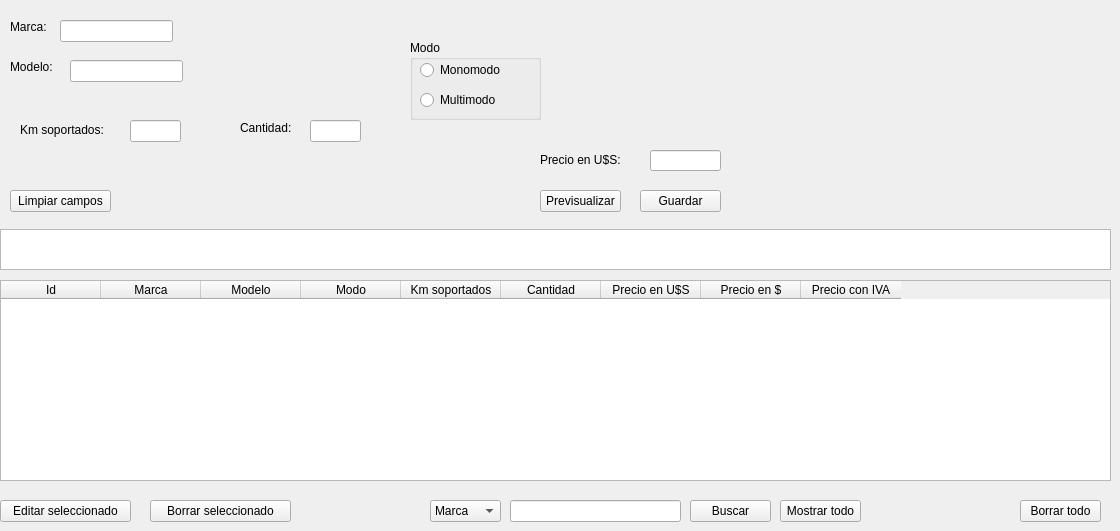
        <widget class="QWidget" name="tab_4">
         <attribute name="title">
          <string>Módulos SFP</string>
         </attribute>
         <widget class="QLabel" name="label_51">
          <property name="geometry">
           <rect>
            <x>10</x>
            <y>20</y>
            <width>59</width>
            <height>14</height>
           </rect>
          </property>
          <property name="text">
           <string>Marca:</string>
          </property>
         </widget>
         <widget class="QPushButton" name="pbtnGuardarSFP">
          <property name="geometry">
           <rect>
            <x>640</x>
            <y>190</y>
            <width>81</width>
            <height>22</height>
           </rect>
          </property>
          <property name="text">
           <string>Guardar</string>
          </property>
         </widget>
         <widget class="QLabel" name="label_52">
          <property name="geometry">
           <rect>
            <x>540</x>
            <y>150</y>
            <width>111</width>
            <height>20</height>
           </rect>
          </property>
          <property name="text">
           <string>Precio en U$S:</string>
          </property>
         </widget>
         <widget class="QPushButton" name="pbBorrarListaSFP">
          <property name="geometry">
           <rect>
            <x>1020</x>
            <y>500</y>
            <width>81</width>
            <height>22</height>
           </rect>
          </property>
          <property name="text">
           <string>Borrar todo</string>
          </property>
         </widget>
         <widget class="QLineEdit" name="leCantidadSFP">
          <property name="geometry">
           <rect>
            <x>310</x>
            <y>120</y>
            <width>51</width>
            <height>22</height>
           </rect>
          </property>
         </widget>
         <widget class="QLineEdit" name="leMarcaSFP">
          <property name="geometry">
           <rect>
            <x>60</x>
            <y>20</y>
            <width>113</width>
            <height>22</height>
           </rect>
          </property>
         </widget>
         <widget class="QLineEdit" name="leModeloSFP">
          <property name="geometry">
           <rect>
            <x>70</x>
            <y>60</y>
            <width>113</width>
            <height>22</height>
           </rect>
          </property>
         </widget>
         <widget class="QLabel" name="label_54">
          <property name="geometry">
           <rect>
            <x>240</x>
            <y>113</y>
            <width>59</width>
            <height>31</height>
           </rect>
          </property>
          <property name="text">
           <string>&lt;html&gt;&lt;head/&gt;&lt;body&gt;&lt;p&gt;Cantidad:&lt;/p&gt;&lt;/body&gt;&lt;/html&gt;</string>
          </property>
         </widget>
         <widget class="QLineEdit" name="lePrecioSFP">
          <property name="geometry">
           <rect>
            <x>650</x>
            <y>150</y>
            <width>71</width>
            <height>21</height>
           </rect>
          </property>
         </widget>
         <widget class="QPushButton" name="pbtnPrevisualizarSFP">
          <property name="geometry">
           <rect>
            <x>540</x>
            <y>190</y>
            <width>81</width>
            <height>22</height>
           </rect>
          </property>
          <property name="text">
           <string>Previsualizar</string>
          </property>
         </widget>
         <widget class="QLabel" name="label_55">
          <property name="geometry">
           <rect>
            <x>10</x>
            <y>60</y>
            <width>59</width>
            <height>14</height>
           </rect>
          </property>
          <property name="text">
           <string>Modelo:</string>
          </property>
         </widget>
         <widget class="QGroupBox" name="gpxModo_3">
          <property name="geometry">
           <rect>
            <x>410</x>
            <y>40</y>
            <width>131</width>
            <height>80</height>
           </rect>
          </property>
          <property name="title">
           <string>Modo</string>
          </property>
          <widget class="QRadioButton" name="rbtMonomodoSFP">
           <property name="geometry">
            <rect>
             <x>10</x>
             <y>20</y>
             <width>102</width>
             <height>20</height>
            </rect>
           </property>
           <property name="text">
            <string>Monomodo</string>
           </property>
          </widget>
          <widget class="QRadioButton" name="rbtMultimodoSFP">
           <property name="geometry">
            <rect>
             <x>10</x>
             <y>50</y>
             <width>102</width>
             <height>20</height>
            </rect>
           </property>
           <property name="text">
            <string>Multimodo</string>
           </property>
          </widget>
         </widget>
         <widget class="QLineEdit" name="leKmSFP">
          <property name="geometry">
           <rect>
            <x>130</x>
            <y>120</y>
            <width>51</width>
            <height>22</height>
           </rect>
          </property>
         </widget>
         <widget class="QLabel" name="label_56">
          <property name="geometry">
           <rect>
            <x>20</x>
            <y>115</y>
            <width>101</width>
            <height>31</height>
           </rect>
          </property>
          <property name="text">
           <string>&lt;html&gt;&lt;head/&gt;&lt;body&gt;&lt;p&gt;Km soportados:&lt;/p&gt;&lt;/body&gt;&lt;/html&gt;</string>
          </property>
         </widget>
         <widget class="QTableWidget" name="qtwSFP">
          <property name="geometry">
           <rect>
            <x>0</x>
            <y>280</y>
            <width>1111</width>
            <height>201</height>
           </rect>
          </property>
          <property name="sizePolicy">
           <sizepolicy hsizetype="Expanding" vsizetype="Expanding">
            <horstretch>0</horstretch>
            <verstretch>0</verstretch>
           </sizepolicy>
          </property>
          <property name="minimumSize">
           <size>
            <width>0</width>
            <height>0</height>
           </size>
          </property>
          <property name="acceptDrops">
           <bool>false</bool>
          </property>
          <property name="autoFillBackground">
           <bool>false</bool>
          </property>
          <attribute name="horizontalHeaderMinimumSectionSize">
           <number>26</number>
          </attribute>
          <column>
           <property name="text">
            <string>Id</string>
           </property>
          </column>
          <column>
           <property name="text">
            <string>Marca</string>
           </property>
          </column>
          <column>
           <property name="text">
            <string>Modelo</string>
           </property>
          </column>
          <column>
           <property name="text">
            <string>Modo</string>
           </property>
          </column>
          <column>
           <property name="text">
            <string>Km soportados</string>
           </property>
          </column>
          <column>
           <property name="text">
            <string>Cantidad</string>
           </property>
          </column>
          <column>
           <property name="text">
            <string>Precio en U$S</string>
           </property>
          </column>
          <column>
           <property name="text">
            <string>Precio en $</string>
           </property>
          </column>
          <column>
           <property name="text">
            <string>Precio con IVA</string>
           </property>
          </column>
         </widget>
         <widget class="QListWidget" name="qlwSFP">
          <property name="geometry">
           <rect>
            <x>0</x>
            <y>229</y>
            <width>1111</width>
            <height>41</height>
           </rect>
          </property>
         </widget>
         <widget class="QPushButton" name="pbtnBorrarSFP">
          <property name="geometry">
           <rect>
            <x>150</x>
            <y>500</y>
            <width>141</width>
            <height>22</height>
           </rect>
          </property>
          <property name="text">
           <string>Borrar seleccionado</string>
          </property>
         </widget>
         <widget class="QPushButton" name="pbtnEditarSFP">
          <property name="geometry">
           <rect>
            <x>0</x>
            <y>500</y>
            <width>131</width>
            <height>22</height>
           </rect>
          </property>
          <property name="text">
           <string>Editar seleccionado</string>
          </property>
         </widget>
         <widget class="QPushButton" name="pbtnLimpiarSFP">
          <property name="geometry">
           <rect>
            <x>10</x>
            <y>190</y>
            <width>101</width>
            <height>22</height>
           </rect>
          </property>
          <property name="text">
           <string>Limpiar campos</string>
          </property>
         </widget>
         <widget class="QPushButton" name="pbtnMostrarTodoSFP">
          <property name="geometry">
           <rect>
            <x>780</x>
            <y>500</y>
            <width>81</width>
            <height>22</height>
           </rect>
          </property>
          <property name="text">
           <string>Mostrar todo</string>
          </property>
         </widget>
         <widget class="QPushButton" name="pbtnBuscarSFP">
          <property name="geometry">
           <rect>
            <x>690</x>
            <y>500</y>
            <width>81</width>
            <height>22</height>
           </rect>
          </property>
          <property name="text">
           <string>Buscar</string>
          </property>
         </widget>
         <widget class="QComboBox" name="cboBuscarSFP">
          <property name="geometry">
           <rect>
            <x>430</x>
            <y>500</y>
            <width>71</width>
            <height>22</height>
           </rect>
          </property>
          <item>
           <property name="text">
            <string>Marca</string>
           </property>
          </item>
          <item>
           <property name="text">
            <string>Modelo</string>
           </property>
          </item>
         </widget>
         <widget class="QLineEdit" name="leBuscarSFP">
          <property name="geometry">
           <rect>
            <x>510</x>
            <y>500</y>
            <width>171</width>
            <height>22</height>
           </rect>
          </property>
         </widget>
        </widget>
